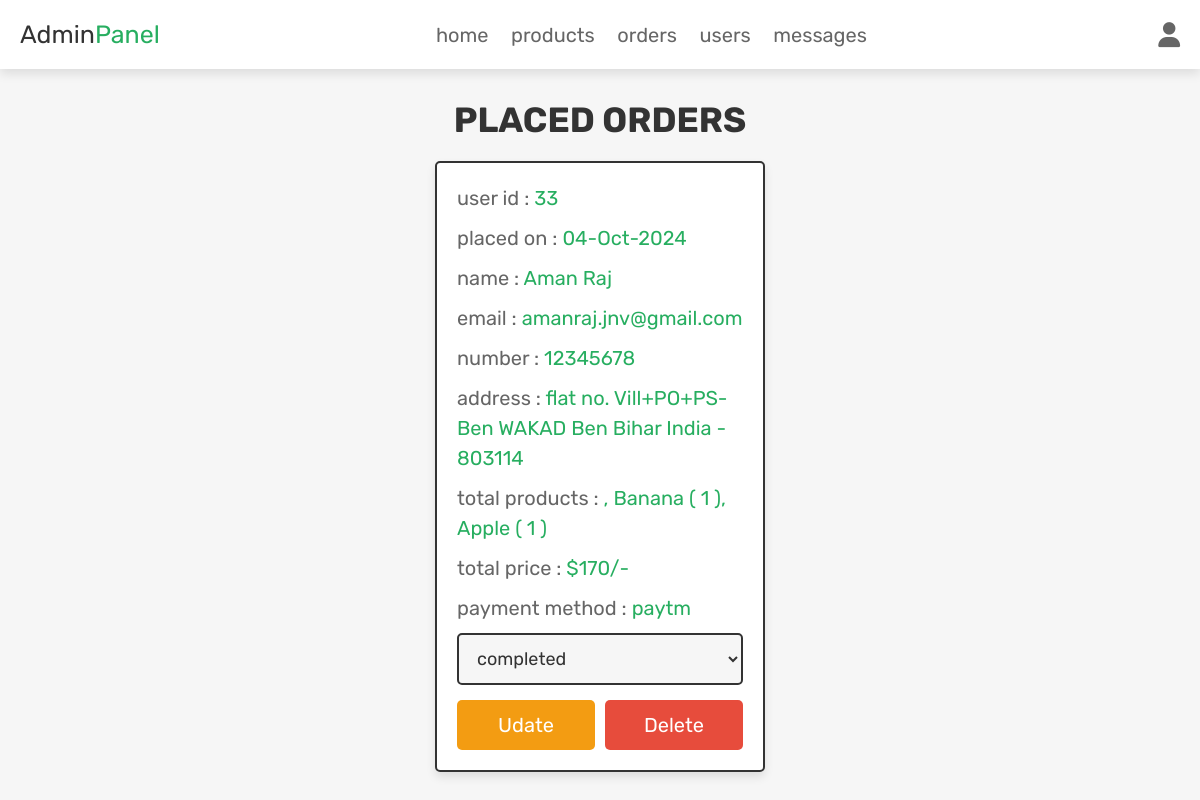
The page /admin_orders.php (signed in) on the database its author committed.
### tables this page shows
CREATE TABLE `orders` (
  `id` int(100) NOT NULL,
  `user_id` int(100) NOT NULL,
  `name` varchar(100) NOT NULL,
  `number` varchar(12) NOT NULL,
  `email` varchar(100) NOT NULL,
  `method` varchar(50) NOT NULL,
  `address` varchar(500) NOT NULL,
  `total_products` varchar(1000) NOT NULL,
  `total_price` int(100) NOT NULL,
  `placed_on` varchar(50) NOT NULL,
  `payment_status` varchar(20) NOT NULL DEFAULT 'pending'
);

### admin_orders.php (the view, shortened to what this page needs)
<?php
@include 'config.php';
?>
<!DOCTYPE html>
<html lang="en">
<head>
   <link rel="stylesheet" href="https://cdnjs.cloudflare.com/ajax/libs/font-awesome/6.1.1/css/all.min.css">
   <link rel="stylesheet" href="css/admin_style.css">
</head>
<body>
<?php include 'admin_header.php'; ?>
<section class="placed-orders">
   <h1 class="title">placed orders</h1>
   <div class="box-container">
      <?php
         $select_orders = $conn->prepare("SELECT * FROM `orders`");
         $select_orders->execute();
         if($select_orders->rowCount() > 0){
            while($fetch_orders = $select_orders->fetch(PDO::FETCH_ASSOC)){
      ?>
      <div class="box">
         <p> user id : <span><?= $fetch_orders['user_id']; ?></span> </p>
         <p> placed on : <span><?= $fetch_orders['placed_on']; ?></span> </p>
         <p> name : <span><?= $fetch_orders['name']; ?></span> </p>
         <p> email : <span><?= $fetch_orders['email']; ?></span> </p>
         <p> number : <span><?= $fetch_orders['number']; ?></span> </p>
         <p> address : <span><?= $fetch_orders['address']; ?></span> </p>
         <p> total products : <span><?= $fetch_orders['total_products']; ?></span> </p>
         <p> total price : <span>$<?= $fetch_orders['total_price']; ?>/-</span> </p>
         <p> payment method : <span><?= $fetch_orders['method']; ?></span> </p>
         <form action="" method="POST">
            <select name="update_payment" class="drop-down">
               <option value="" selected disabled><?= $fetch_orders['payment_status']; ?></option>
            </select>
            <div class="flex-btn">
               <input type="submit" name="update_order" class="option-btn" value="udate">
               <a href="admin_orders.php?delete=<?= $fetch_orders['id']; ?>" class="delete-btn" onclick="return confirm('delete this order?');">delete</a>
            </div>
         </form>
      </div>
      <?php
         }
      }else{
         echo '<p class="empty">no orders placed yet!</p>';
      }
      ?>
   </div>
</section>
</body>
</html>

### css/admin_style.css (style rules this page uses)
.placed-orders .box-container { display: grid; grid-template-columns: repeat(auto-fit, 33rem); gap:1.5rem; align-items: flex-start; justify-content:center; }
.placed-orders .box-container .box { border:var(--border); box-shadow: var(--box-shadow); background-color: var(--white); border-radius: .5rem; padding:2rem; }
.placed-orders .box-container .box p { margin-bottom: 1rem; line-height: 1.5; font-size: 2rem; color:var(--light-color); }
.placed-orders .box-container .box p span { color:var(--green); }
.placed-orders .box-container .box .drop-down { width: 100%; padding:1.2rem 1.4rem; font-size: 1.8rem; border:var(--border); border-radius: .5rem; background-color: var(--light-bg); margin-bottom: .5rem; }

### css/components.css (style rules this page uses)
:root { --green:#27ae60; --orange:#f39c12; --red:#e74c3c; --black:#333; --light-color:#666; --white:#fff; --light-bg:#f6f6f6; --border:.2rem solid var(--black); --box-shadow:0 .5rem 1rem rgba(0,0,0,.1); }
* { font-family: 'Rubik', sans-serif; margin:0; padding:0; box-sizing: border-box; outline: none; border:none; text-decoration: none; color:var(--black); }
body { background-color: var(--light-bg); }
html { font-size: 62.5%; overflow-x: hidden; scroll-behavior: smooth; scroll-padding-top: 6.5rem; }
section { padding:3rem 2rem; max-width: 1200px; margin:0 auto; }
.btn, .delete-btn, .option-btn { display: block; width: 100%; margin-top: 1rem; border-radius: .5rem; color:var(--white); font-size: 2rem; padding:1.3rem 3rem; text-transform: capitalize; cursor: pointer; text-align: center; }
.delete-btn { background-color: var(--red); }
.option-btn { background-color: var(--orange); }
.flex-btn { display: flex; flex-wrap: wrap; gap:1rem; }
.flex-btn > * { flex:1; }
.title { text-align: center; margin-bottom: 2rem; text-transform: uppercase; color:var(--black); font-size: 3.5rem; }

### rows shown on the page
orders: user "33", placed_on "04-Oct-2024", name "Aman Raj", email "amanraj.jnv@gmail.com", number "12345678", address "flat no. Vill+PO+PS- Ben WAKAD Ben Bihar India - 803114", total_products ", Banana ( 1 ), Apple ( 1 )", total_price "170", method "paytm", update_payment "completed"
